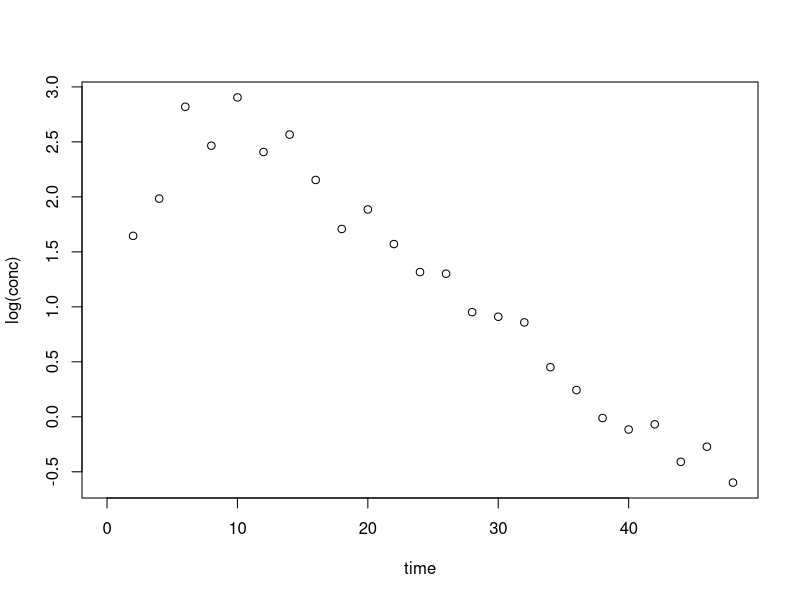

Here is the R script that generated this plot: (Note: this script raises an error after producing the figure.)
# Script with improved method of optimising for oral data
# -----------------------------------------------------------------------------
# It was possible that the sum of all intercepts is not equal to zero
# For absorption curves this is wrong, as they should always pass through zero
#
# An issue that needs to be fixed to allow this (which should also be fixed as
# it is wrong) the boundaries on intercepts used don't apply to log-transformed
# intercepts
# This means that intercepts should go into optim without a transform applied
# and then be transformed before sum of exponentials occurs
# -----------------------------------------------------------------------------
# Setup workspace
  library(plyr)
  library(ggplot2)
  theme_bw2 <- theme_set(theme_bw(base_size = 14))
  theme_update(plot.title = element_text(hjust = 0.5))

# -----------------------------------------------------------------------------
# Setup OFV functions
# Flexible sum of coefficients function (updated!)
# New additions from "sumexp05" added + changed for new parameter layout
  pred.sumexp <- function(x, t, d = 0) {
  # Check length of x to see how many exponentials will be used
  # if l is odd, then an absorption curve is being made
    l <- length(x)/2
    a <- ifelse(l %% 2 == 0, 0, 1)
    n <- ceiling(l)
    for (i in 1:n) {
      if (i == 1) y <- x[i]^d*exp(x[i]*t + log(x[n+i]))
      else if (i != n | a == 0) y <- y + x[i]^d*exp(x[i]*t + log(x[n+i]))
      else if (a == 1) y <- y - x[i]^d*exp(x[i]*t + log(sum(x[(n+1):(2*n-1)])))
    }
    return(y)
  }

# Flexible maximum likelihood estimmation
  mle.sumexp <- function(par, x, y) {
    yhat <- pred.sumexp(par, x)
    err <- y - yhat
    sigma <- sd(err)
    loglik <- dnorm(y, yhat, sigma, log = T)
    return(-1*sum(loglik))
  }

  multi.mle.sumexp <- function(data, oral = F, nexp = 3) {
    x <- data[which(data[, 2] != 0), 1]
    y <- data[which(data[, 2] != 0), 2]
    opt.par <- list(NULL)
    opt.val <- list(NULL)
    opt.gra <- list(NULL)
    opt.con <- list(NULL)
    opt.mes <- list(NULL)
    sub.y <- which(y == max(y)):length(y)
    lm.par <- unname(lm(log(y[sub.y]) ~ x[sub.y])$coefficients)
    for (i in 1:nexp) {
      if (i == 1) {
        init.par <- c(lm.par[2], exp(lm.par[1]))
      } else if (i == 2) {
        browser()
        if (oral) {
          init.par <- c(lm.par[2]*c(0.8, 1.2), exp(lm.par[1]*c(1, 1.2))[-i])
        } else {
          init.par <- c(lm.par[2]*c(0.8, 1.2), exp(lm.par[1]*c(1, 1.2)))
        }
      } else {
        seq(1-(i-(oral+1))*0.05, 1+(i-(oral+1))*0.05, length.out = (i-oral))
        if (oral) {
          init.par <- c(
            mean(optres$par[1:(i-1)]), optres$par[1:(i-1)],
            sum(optres$par[i:(2*i-3)])/(i-2)
          )
        } else {
          init.par <- c(
            mean(optres$par[1:(i-1)]), optres$par[1:(i-1)],
            mean(optres$par[i:(2*i-2)]), optres$par[i:(2*i-2)]
          )
        }
      }
      optres <- optim(
        init.par,
        mle.sumexp,  # maximum likelihood fitting function
        method = "L-BFGS-B",
        lower = c(rep(-Inf, i), rep(1/10^10, i)),
        upper = c(rep(-1/10^10, i), rep(Inf, i)),
        x = x, y = y
      )
      opt.par[[i]] <- optres$par
      opt.val[[i]] <- optres$value
      opt.gra[[i]] <- optres$counts
      opt.con[[i]] <- optres$convergence
      opt.mes[[i]] <- ifelse(is.null(optres$message),
        "NULL", optres$message)
    }
    res <- list(par = opt.par, value = opt.val, counts = opt.gra,
      convergence = opt.con, message = opt.mes)
    res
  }

  plot.sumexp <- function(res, data) {
    plotdata <- ldply(res$par, function(x) {
      data.frame(
        nexp = as.factor(length(x)/2),
        time = data$time,
        cobs = data$conc,
        pred = pred.sumexp(x, data$time, 0),
        objv = res$value[[length(x)/2]]
      )
    })
    levels(plotdata$nexp) <- paste(levels(plotdata$nexp), "exponent(s)")
    ylim <- c(0, 1.1*max(plotdata$cobs))
    xlim <- c(0, max(plotdata$time))

    plotobj <- NULL
    plotobj <- ggplot(data = plotdata)
    plotobj <- plotobj + ggtitle("Comparison of Number of Exponents Used")
    plotobj <- plotobj + geom_point(aes(x = time, y = cobs))
    plotobj <- plotobj + geom_line(aes(x = time, y = pred), colour = "red")
    plotobj <- plotobj + geom_text(aes(x = median(time), y = max(cobs), label = objv))
    plotobj <- plotobj + scale_y_continuous("Concentration (mg/mL)\n", lim = ylim)
    plotobj <- plotobj + scale_x_continuous("\nTime after dose (hrs)", lim = xlim)
    plotobj <- plotobj + facet_wrap(~nexp)
    plotobj
  }
# -----------------------------------------------------------------------------
# Simulate data
# Absorption Curve
  time.samp <- seq(0, 48, by = 2)
  absdata <- data.frame(
    time = time.samp,
    line1 = -0.2*time.samp + 4,
    line2 = -0.1*time.samp + 4
  )
  absdata$sumexp <- exp(absdata$line2) - exp(absdata$line1)
  #with(absdata, plot(time, sumexp))

# 2 Compartment Curve
  twodata <- data.frame(
    time = time.samp,
    line1 = -0.5*time.samp + 6,
    line2 = -0.05*time.samp + 5
  )
  twodata$sumexp <- exp(twodata$line1) + exp(twodata$line2)
  #with(twodata, plot(time, log(sumexp)))
# -----------------------------------------------------------------------------
# Add random error and optimise using rich data
# Absorption
  err <- 1 + rnorm(n = length(time.samp), mean = 0, sd = 0.3)
  data1 <- data.frame(
    time = time.samp,
    conc = absdata$sumexp*err
  )
  with(data1, plot(time, log(conc)))

  all.res <- multi.mle.sumexp(data1, nexp = 4, oral = T)

  plot.sumexp(all.res, data1, oral = T)

# Two compartment
  err <- 1 + rnorm(n = length(time.samp), mean = 0, sd = 0.3)
  data2 <- data.frame(
    time = time.samp,
    conc = twodata$sumexp*err
  )
  with(data2, plot(time, log(conc)))

  all.res <- multi.mle.sumexp(data2, nexp = 4)
  #with(all.res, which(unlist(value) == min(unlist(value))))  # best fit
  plot.sumexp(all.res, data2)
